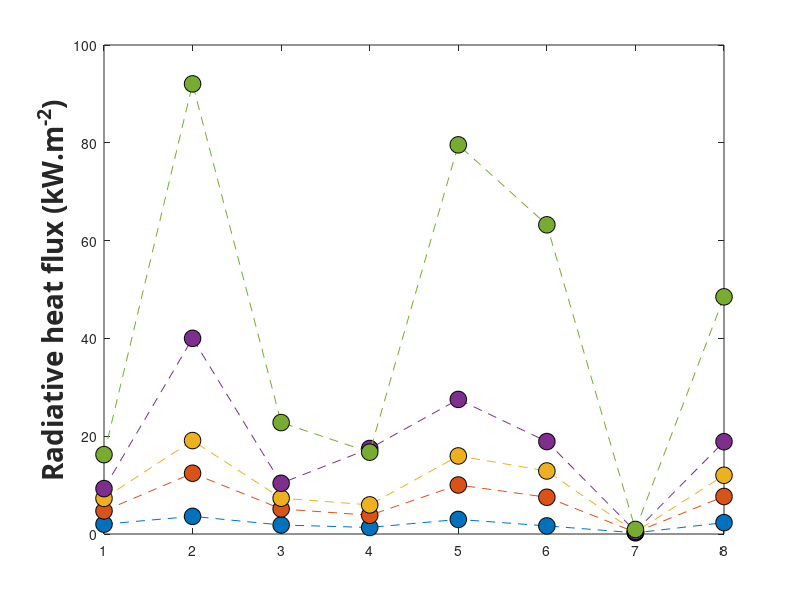

The MATLAB script that drew this image: (Note: this script raises an error after producing the figure.)
clear;
close all;
%AS3959 average Radiative heat flux Mallee FDI50 

Radiative_heat_flux_BAL12p5 = [2.0065282	3.6085048	1.843085537	1.3363842	2.982550533	1.6572476	0.243666673	2.3227383];
Radiative_heat_flux_BAL19 = [4.717814775	12.42817633	5.135525	3.8324941	10.02490107	7.5145176	0.35092895	7.67186755];
Radiative_heat_flux_BAL29 = [7.287227625	19.10681733	7.3254371	5.9533176	15.96445767	12.888322	0.40786951	12.007911];
Radiative_heat_flux_BAL40 = [9.28289	40.01069967	10.3741464	17.483831	27.52186733	18.905078	0.53704888	18.8820605];
Radiative_heat_flux_FZ = [16.22791268	92.04925433	22.7884105	16.729662	79.581999	63.229472	0.93026219	48.502608];


plot([Radiative_heat_flux_BAL12p5],'o--','MarkerSize',12,'MarkerEdgeColor','black','MarkerFaceColor',[0, 0.4470, 0.7410]);
hold on
plot([Radiative_heat_flux_BAL19],'o--','MarkerSize',12,'MarkerEdgeColor','black','MarkerFaceColor',[0.8500, 0.3250, 0.0980]);
plot([Radiative_heat_flux_BAL29],'o--','MarkerSize',12,'MarkerEdgeColor','black','MarkerFaceColor',[0.9290, 0.6940, 0.1250]);
plot([Radiative_heat_flux_BAL40],'o--','MarkerSize',12,'MarkerEdgeColor','black','MarkerFaceColor',[0.4940, 0.1840, 0.5560]);
plot([Radiative_heat_flux_FZ],'o--','MarkerSize',12,'MarkerEdgeColor','black','MarkerFaceColor',[0.4660, 0.6740, 0.1880]);



ylabel('Radiative heat flux (kW.m^{-2})','FontWeight','bold','FontSize',20,...
    'FontName','Calibri');





ax = gca;
ax.XTickLabels = {'Roof','Gutter','Sub-floor','Door','Deck','Window','Back wall','Front wall'};
grid on;


box on
xtickangle(45)
xlabel('Location','FontWeight','bold','FontSize',20,...
    'FontName','Calibri');

set(gca,'fontsize',18);

legend('BAL 12.5','BAL 19','BAL 29','BAL 40','BAL FZ')
